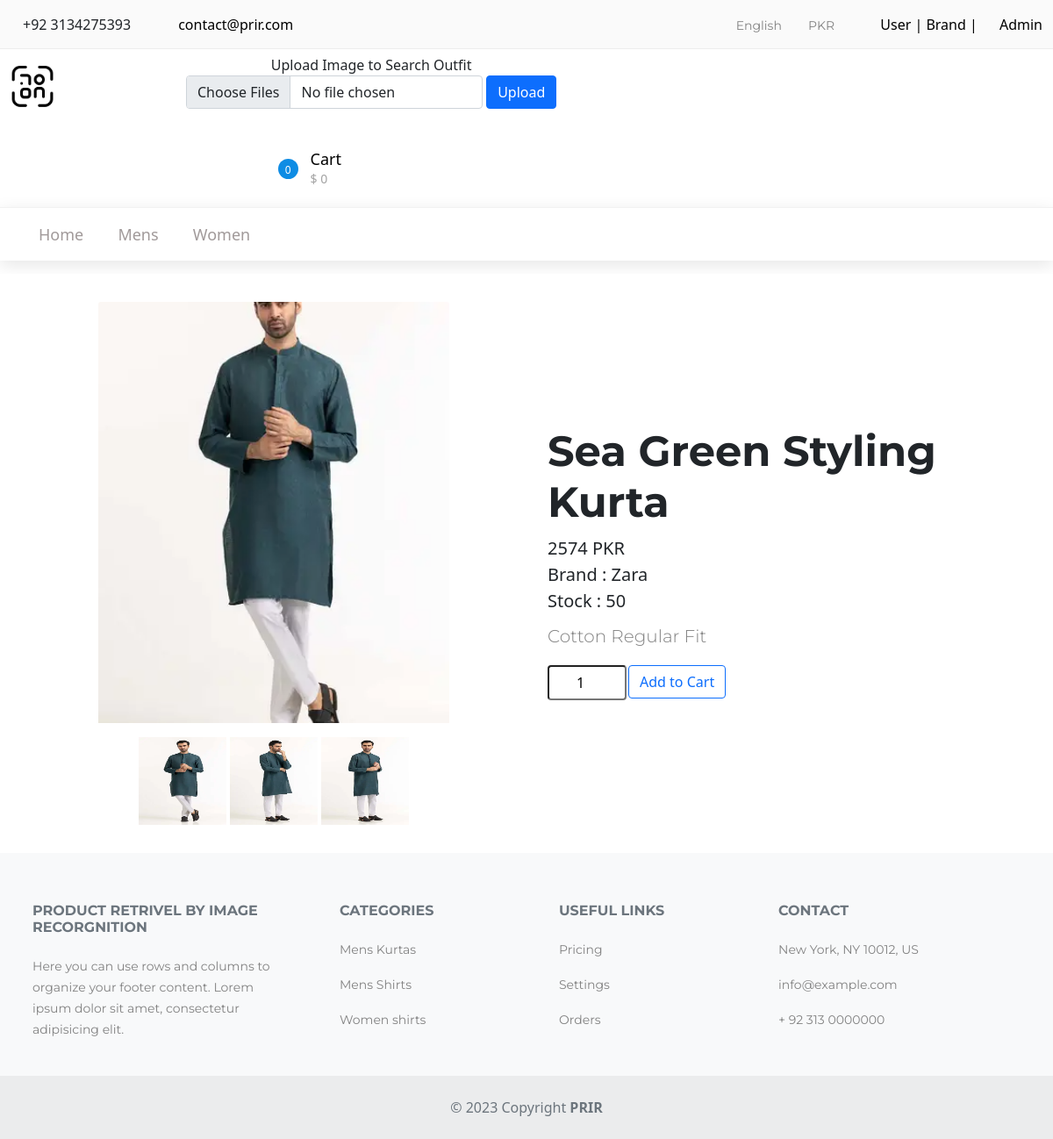
The app's page /get_single_product/sea-green-styling-kurta with its own data.
### app/models.py (models this page shows, shortened)
class PImage(models.Model):
    Product = models.ForeignKey(Product,on_delete=models.CASCADE)
    Product_Image = models.ImageField(upload_to='Product_Images/')
    def __str__(self):
        return self.Product.Product_Name

class Product(models.Model):
    Product_Name = models.CharField(max_length=40)
    Product_Price = models.CharField(max_length=20)
    Product_Category = models.CharField(max_length=20)
    Product_Description = models.TextField(max_length=50)
    Product_Stock = models.IntegerField(default=0)
    slug = models.SlugField(unique=True, null=True, blank=True)
    Product_Brand = models.ForeignKey(Brand, on_delete=models.CASCADE)

class Brand(models.Model):
    Brand_id = models.AutoField
    Brand_Name = models.CharField(max_length=20)
    Brand_Email = models.EmailField(null=True)
    Brand_Password = models.CharField(max_length=20,null=True)
    Brand_Address = models.TextField(null=True)
    Brand_City = models.CharField(max_length=25,null=True)
    Brand_State = models.CharField(max_length=20,null=True)
    Brand_Zip = models.CharField(max_length=15,null=True)
    Brands_Logo = models.ImageField(upload_to='Brands_Logo/',null=True)
    def __str__(self):
        return self.Brand_Name

### app/views.py (the view)
# urls.py: path('get_single_product/<slug>',views.get_single_product,name='get_single_product'),
def get_single_product(request,slug):
    product = Product.objects.get(slug=slug)
    FImage = PImage.objects.filter(Product=product).first
    productsImages = PImage.objects.filter(Product=product)
    print(productsImages)
    context = {'product': product, 'FeaturedImage': FImage, 'images': productsImages}
    return render(request, 'single_product.html', context=context)

### app/templates/single_product.html (shortened to what this page needs)
{% extends 'base.html' %}
{% block main_content %}
        <section class="py-3">
            <div class="container px-4 px-lg-5 my-3">
                <div class="row gx-4 gx-lg-5 align-items-center">
                    <div class="col-md-6 text-center">
                        <img class="card-img-top mb-5 mb-md-0" id="main-image" style="height: 30rem;width: 25rem; object-fit: cover" src="/media/{{FeaturedImage.Product_Image}}" alt="..." />
                        <div class="thumbs-wrap mt-3">
                          {% for image in images %}
                          <a href="#" class="item-thumb"> <img src="/media/{{image.Product_Image}}"  width="100" height="100" onclick="setImage(this)"></a>
                          {% endfor %}
                        </div>
                    </div>
                    <div class="col-md-6">
                        <h1 class="display-5 fw-bolder">{{ product.Product_Name }}</h1>
                        <div class="fs-5 mb-2">
                            <span>{{ product.Product_Price }} PKR</span><br>
                            <span>Brand : {{ product.Product_Brand }}</span><br>
                            <span>Stock : {{ product.Product_Stock }}</span>
                        </div>
                        <p class="lead">{{ product.Product_Description }}</p>
                        <form method="post" action="/add_to_cart/">
                            <div class="field has-addons flex row">
                                <div class="control col-2">
                                    <input type="number" name="quantity" value="1" class="input rounded" min="1" id="" style="width: 90px; height: 40px; text-align: center">
                                </div>
                                <div class="control col-10">
                                    <button class="btn  btn-outline-primary">Add to Cart</button>
                                </div>
                            </div>
                        </form>
                    </div>
                </div>
            </div>
        </section>
{% endblock main_content %}

### app/static/css/style.css (style rules this page uses)
* { margin: 0; padding: 0; -webkit-font-smoothing: antialiased; -webkit-text-shadow: rgba(0,0,0,.01) 0 0 1px; text-shadow: rgba(0,0,0,.01) 0 0 1px; }
body { font-family: "Montserrat", "Helvetica Neue", Arial, sans-serif; font-size: 14px; font-weight: 400; background: #FFFFFF; color: #000000; }
p { font-family: "Montserrat", "Helvetica Neue", Arial, sans-serif; font-size: 14px; line-height: 1.7; font-weight: 400; color: #828282; -webkit-font-smoothing: antialiased; -webkit-text-shadow: rgba(0,0,0,.01) 0 0 1px; text-shadow: rgba(0,0,0,.01) 0 0 1px; }
h1 { font-size: 48px; }
h1, h2, h3, h4, h5, h6 { font-family: "Montserrat", "Helvetica Neue", Arial, sans-serif; font-weight: 500; -webkit-font-smoothing: antialiased; -webkit-text-shadow: rgba(0,0,0,.01) 0 0 1px; text-shadow: rgba(0,0,0,.01) 0 0 1px; }
section { display: block; position: relative; box-sizing: border-box; }
@media (min-width: 1200px) { .container { max-width: 1300px !important; } }

### records on screen
PImage: Product_Image (picture)
PImage: Product_Image (picture)
PImage: Product_Image (picture)
Product: Product_Name "Sea Green Styling Kurta", Product_Price "2574", Product_Brand "Zara", Product_Stock "50", Product_Description "Cotton Regular Fit"
